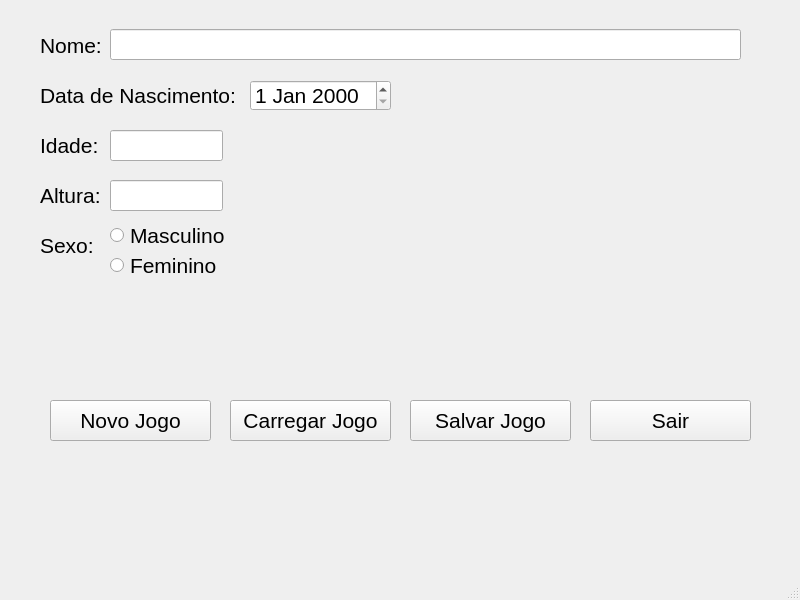
<?xml version="1.0" encoding="UTF-8"?>
<ui version="4.0">
 <class>MainWindow</class>
 <widget class="QMainWindow" name="MainWindow">
  <property name="geometry">
   <rect>
    <x>0</x>
    <y>0</y>
    <width>800</width>
    <height>600</height>
   </rect>
  </property>
  <property name="windowTitle">
   <string>MainWindow</string>
  </property>
  <widget class="QWidget" name="centralwidget">
   <widget class="QLabel" name="label">
    <property name="geometry">
     <rect>
      <x>40</x>
      <y>30</y>
      <width>61</width>
      <height>31</height>
     </rect>
    </property>
    <property name="font">
     <font>
      <pointsize>16</pointsize>
     </font>
    </property>
    <property name="text">
     <string>Nome:</string>
    </property>
   </widget>
   <widget class="QLabel" name="label_2">
    <property name="geometry">
     <rect>
      <x>40</x>
      <y>80</y>
      <width>201</width>
      <height>31</height>
     </rect>
    </property>
    <property name="font">
     <font>
      <pointsize>16</pointsize>
     </font>
    </property>
    <property name="text">
     <string>Data de Nascimento:</string>
    </property>
   </widget>
   <widget class="QLabel" name="label_3">
    <property name="geometry">
     <rect>
      <x>40</x>
      <y>130</y>
      <width>61</width>
      <height>31</height>
     </rect>
    </property>
    <property name="font">
     <font>
      <pointsize>16</pointsize>
     </font>
    </property>
    <property name="text">
     <string>Idade:</string>
    </property>
   </widget>
   <widget class="QLineEdit" name="lineEdit_nome">
    <property name="geometry">
     <rect>
      <x>110</x>
      <y>29</y>
      <width>631</width>
      <height>31</height>
     </rect>
    </property>
    <property name="font">
     <font>
      <pointsize>16</pointsize>
     </font>
    </property>
   </widget>
   <widget class="QLineEdit" name="lineEdit_idade">
    <property name="geometry">
     <rect>
      <x>110</x>
      <y>130</y>
      <width>113</width>
      <height>31</height>
     </rect>
    </property>
    <property name="font">
     <font>
      <pointsize>16</pointsize>
     </font>
    </property>
   </widget>
   <widget class="QLineEdit" name="lineEdit_altura">
    <property name="geometry">
     <rect>
      <x>110</x>
      <y>180</y>
      <width>113</width>
      <height>31</height>
     </rect>
    </property>
    <property name="font">
     <font>
      <pointsize>16</pointsize>
     </font>
    </property>
   </widget>
   <widget class="QLabel" name="label_4">
    <property name="geometry">
     <rect>
      <x>40</x>
      <y>180</y>
      <width>61</width>
      <height>31</height>
     </rect>
    </property>
    <property name="font">
     <font>
      <pointsize>16</pointsize>
     </font>
    </property>
    <property name="text">
     <string>Altura:</string>
    </property>
   </widget>
   <widget class="QDateEdit" name="dateEdit">
    <property name="geometry">
     <rect>
      <x>250</x>
      <y>80</y>
      <width>141</width>
      <height>31</height>
     </rect>
    </property>
    <property name="font">
     <font>
      <pointsize>16</pointsize>
     </font>
    </property>
   </widget>
   <widget class="QLabel" name="label_5">
    <property name="geometry">
     <rect>
      <x>40</x>
      <y>230</y>
      <width>61</width>
      <height>31</height>
     </rect>
    </property>
    <property name="font">
     <font>
      <pointsize>16</pointsize>
     </font>
    </property>
    <property name="text">
     <string>Sexo:</string>
    </property>
   </widget>
   <widget class="QRadioButton" name="radioButton_masculino">
    <property name="geometry">
     <rect>
      <x>110</x>
      <y>220</y>
      <width>141</width>
      <height>31</height>
     </rect>
    </property>
    <property name="font">
     <font>
      <pointsize>16</pointsize>
     </font>
    </property>
    <property name="text">
     <string>Masculino</string>
    </property>
   </widget>
   <widget class="QRadioButton" name="radioButton_feminino">
    <property name="geometry">
     <rect>
      <x>110</x>
      <y>250</y>
      <width>141</width>
      <height>31</height>
     </rect>
    </property>
    <property name="font">
     <font>
      <pointsize>16</pointsize>
     </font>
    </property>
    <property name="text">
     <string>Feminino</string>
    </property>
   </widget>
   <widget class="QPushButton" name="pushButton_novoJogo">
    <property name="geometry">
     <rect>
      <x>50</x>
      <y>400</y>
      <width>161</width>
      <height>41</height>
     </rect>
    </property>
    <property name="font">
     <font>
      <pointsize>16</pointsize>
     </font>
    </property>
    <property name="text">
     <string>Novo Jogo</string>
    </property>
   </widget>
   <widget class="QPushButton" name="pushButton_salvarJogo">
    <property name="geometry">
     <rect>
      <x>410</x>
      <y>400</y>
      <width>161</width>
      <height>41</height>
     </rect>
    </property>
    <property name="font">
     <font>
      <pointsize>16</pointsize>
     </font>
    </property>
    <property name="text">
     <string>Salvar Jogo</string>
    </property>
   </widget>
   <widget class="QPushButton" name="pushButton_carregarJogo">
    <property name="geometry">
     <rect>
      <x>230</x>
      <y>400</y>
      <width>161</width>
      <height>41</height>
     </rect>
    </property>
    <property name="font">
     <font>
      <pointsize>16</pointsize>
     </font>
    </property>
    <property name="text">
     <string>Carregar Jogo</string>
    </property>
   </widget>
   <widget class="QPushButton" name="pushButton_sair">
    <property name="geometry">
     <rect>
      <x>590</x>
      <y>400</y>
      <width>161</width>
      <height>41</height>
     </rect>
    </property>
    <property name="font">
     <font>
      <pointsize>16</pointsize>
     </font>
    </property>
    <property name="text">
     <string>Sair</string>
    </property>
   </widget>
  </widget>
  <widget class="QMenuBar" name="menubar">
   <property name="geometry">
    <rect>
     <x>0</x>
     <y>0</y>
     <width>800</width>
     <height>21</height>
    </rect>
   </property>
  </widget>
  <widget class="QStatusBar" name="statusbar"/>
 </widget>
 <resources/>
 <connections/>
</ui>
